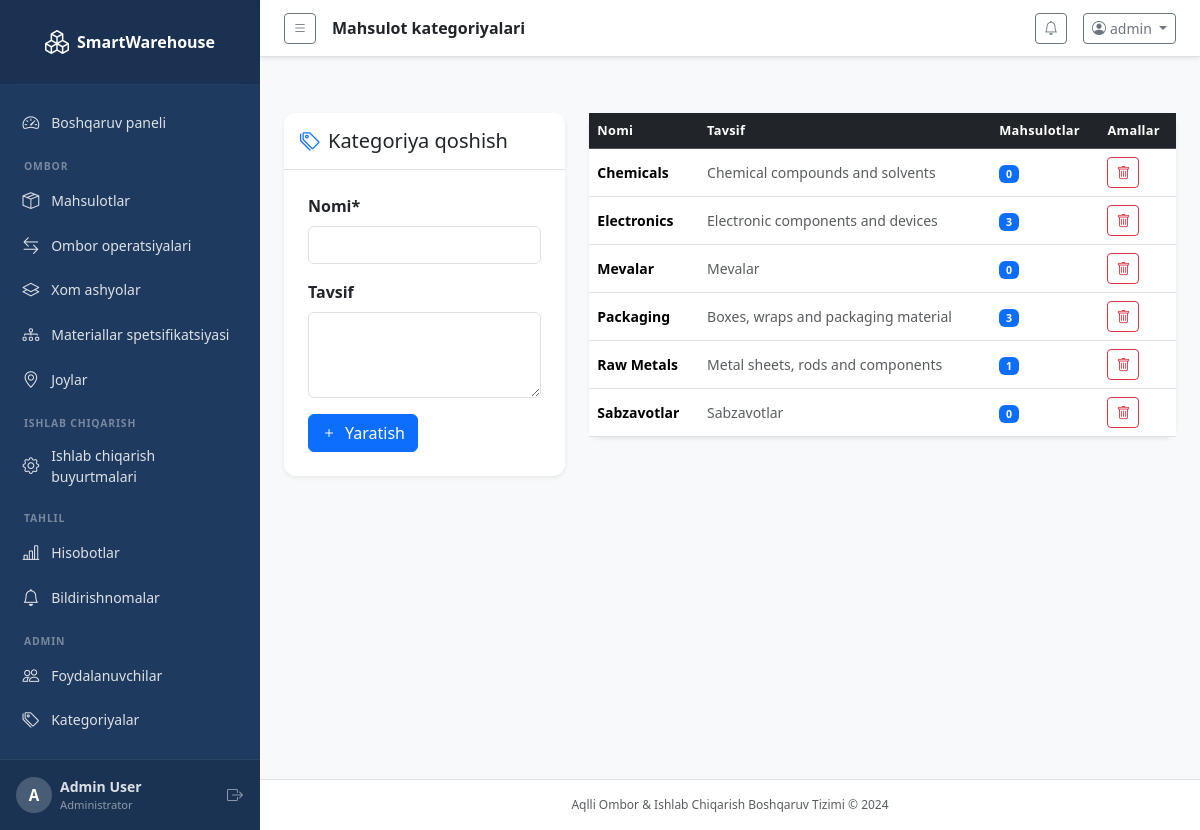
The page /inventory/categories/ (signed in) on the database as committed earlier.
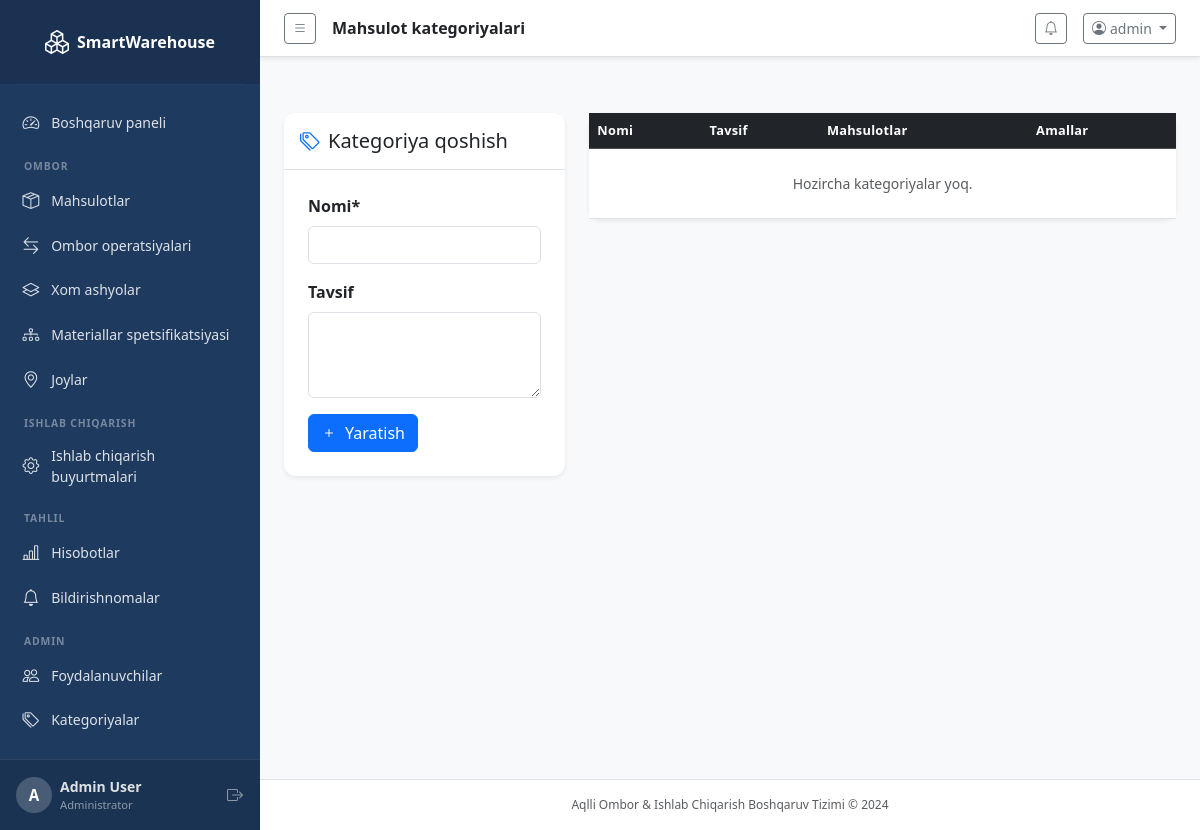
The same page on the database as committed later.
### inventory/models.py (models this page shows, shortened)
class Category(models.Model):
    name = models.CharField(max_length=100, unique=True)
    description = models.TextField(blank=True)
    created_at = models.DateTimeField(auto_now_add=True)
    class Meta:
        verbose_name_plural = 'Categories'
        ordering = ['name']

### inventory/views.py (the view)
# urls.py: path('categories/', views.category_list, name='category_list'),
@login_required
def category_list(request):
    categories = Category.objects.all()
    form = CategoryForm(request.POST or None)
    if request.method == 'POST' and form.is_valid():
        form.save()
        messages.success(request, 'Kategoriya yaratildi.')
        return redirect('inventory:category_list')
    return render(request, 'inventory/categories.html', {'categories': categories, 'form': form})

### inventory/forms.py
class CategoryForm(forms.ModelForm):
    class Meta:
        model = Category
        fields = ['name', 'description']
        widgets = {
            'name': forms.TextInput(attrs={'class': 'form-control'}),
            'description': forms.Textarea(attrs={'class': 'form-control', 'rows': 3}),
        }

### accounts/models.py (called while the page is built)
    @property
    def is_admin(self):
        return self.role == 'admin' or self.is_superuser

### dashboard/context_processors.py (called while the page is built)
def notifications_processor(request):
    if request.user.is_authenticated:
        unread_notifications = Notification.objects.filter(is_read=False).order_by('-created_at')[:10]
        unread_count = Notification.objects.filter(is_read=False).count()
        return {
            'unread_notifications': unread_notifications,
            'unread_count': unread_count,
        }
    return {}

### templates/inventory/categories.html (shortened to what this page needs)
{% extends 'base.html' %}
{% block page_title %}Mahsulot kategoriyalari{% endblock %}
{% block content %}
<div class="row mt-3 g-4">
  <div class="col-lg-4">
    <div class="card border-0 shadow-sm">
      <div class="card-header bg-white border-bottom py-3">
        <h5 class="mb-0"><i class="bi bi-tags me-2 text-primary"></i>Kategoriya qoshish</h5>
      </div>
      <div class="card-body p-4">
        <form method="post">
          <div class="mb-3">
            <label class="form-label fw-semibold">Nomi*</label>
            {{ form.name }}
          </div>
          <div class="mb-3">
            <label class="form-label fw-semibold">Tavsif</label>
            {{ form.description }}
          </div>
          <button type="submit" class="btn btn-primary"><i class="bi bi-plus me-2"></i>Yaratish</button>
        </form>
      </div>
    </div>
  </div>
  <div class="col-lg-8">
    <div class="card border-0 shadow-sm">
      <div class="card-body p-0">
        <table class="table table-hover align-middle mb-0">
          <thead class="table-dark">
            <tr><th>Nomi</th><th>Tavsif</th><th>Mahsulotlar</th><th>Amallar</th></tr>
          </thead>
          <tbody>
            {% for cat in categories %}
            <tr>
              <td class="fw-semibold">{{ cat.name }}</td>
              <td class="text-muted small">{{ cat.description|default:'—' }}</td>
              <td><span class="badge bg-primary">{{ cat.products.count }}</span></td>
              <td>
                <form method="post" action="{% url 'inventory:category_delete' cat.pk %}" class="d-inline">
                  <button type="submit" class="btn btn-sm btn-outline-danger" onclick="return confirm('Ochirasizmi?')"><i class="bi bi-trash"></i></button>
                </form>
              </td>
            </tr>
            {% empty %}
            <tr><td colspan="4" class="text-center text-muted py-4">Hozircha kategoriyalar yoq.</td></tr>
            {% endfor %}
          </tbody>
        </table>
      </div>
    </div>
  </div>
</div>
{% endblock %}

Rows that differ between the two databases and show on the page:
removed Category: name "Chemicals", description "Chemical compounds and solvents", products.count "0"
removed Category: name "Electronics", description "Electronic components and devices", products.count "3"
removed Category: name "Mevalar", description "Mevalar", products.count "0"
removed Category: name "Packaging", description "Boxes, wraps and packaging material", products.count "3"
removed Category: name "Raw Metals", description "Metal sheets, rods and components", products.count "1"
removed Category: name "Sabzavotlar", description "Sabzavotlar", products.count "0"
Other text that changed with them:
text now shown: "Hozircha kategoriyalar yoq."
